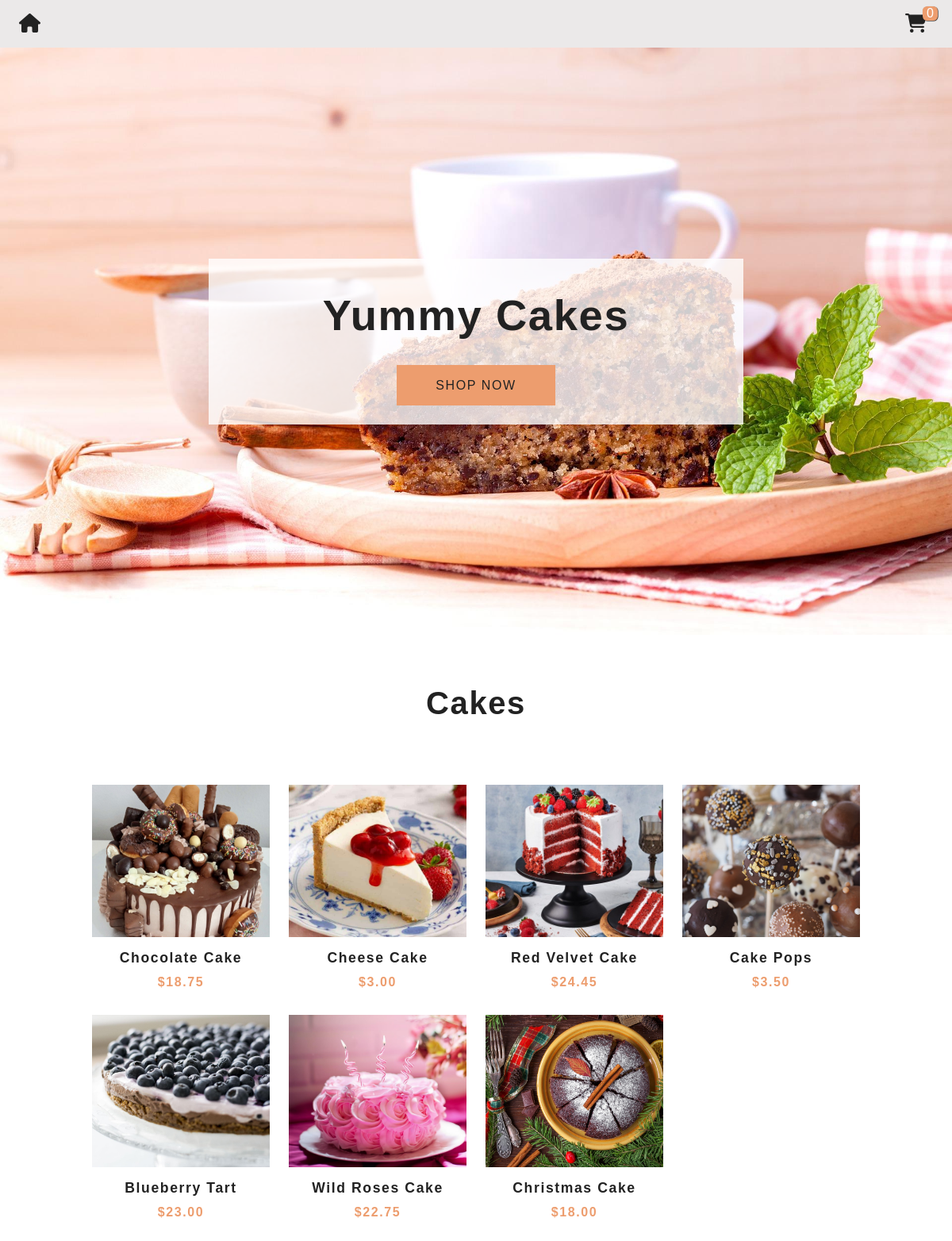
The page / on the database its author committed.
### tables this page shows
CREATE TABLE `cakes` (
  `id` int(5) NOT NULL,
  `type` varchar(100) NOT NULL,
  `img` varchar(100) NOT NULL,
  `price` float(6,2) NOT NULL,
  `quantity` int(20) NOT NULL
);

### private/class_database.php (called while the page is built, shortened)
<?php
class Database {
    static protected $database;
    static protected $table_name = "";
    static public function set_database($db){
        self::$database = $db;
    }
    static public function find_all(){
        $sql = "SELECT * FROM " . static::$table_name;
        $results_array = static::find_by_sql($sql);
        return $results_array;
    }
    static public function find_by_sql($sql){
        $results = self::$database->query($sql);
        if(!$results){
            echo "Database query falied!";
        }
        else{
            $object_array = [];
            while($record = $results -> fetch_assoc()){
                $object_array[] = static::instantiate($record);
            }
            return $object_array;
        }
    }
    static protected function instantiate($record){
        $obj = new static();
        foreach($record as $key => $value){
            if(property_exists($obj, $key)){
                $obj -> $key = $value;
            }
        }
        return $obj;
    }
}
?>

### public/index.php (the view, shortened to what this page needs)
<?php
    include './headfile.php' ?>
    <header class="start-section-container">
        <div class="start-section">
            <h1 class="start-section-title">Yummy Cakes</h1>
            <a href='#prod-section' class="start-section-btn">shop now</a>
        </div>
    </header>
    <section id="prod-section" class="products">
        <div class="section-title">
            <h2>Cakes</h2>
        </div>
        <div class="products-center">
        <?php
        $obj_array =  Product::find_all();
        foreach($obj_array as $cake){
            echo "<article class='product'>";
            echo "<div class='img-container'>";
            echo "<a href=buy_product.php?prod_id=".$cake->id."><img src='./images/".$cake->img."' alt='product' class='product-img'></a>";
            echo "</div>";
            echo "<h3>$cake->type</h3>";
            echo "<h4>$$cake->price</h4>";
            echo "</article>";
        }
        ?>
        </div>
    </section>
<?php include './footfile.php' ?>

### public/headfile.php (shortened to what this page needs)
<!DOCTYPE html>
<html lang="en">
<head>
    <link rel="stylesheet" href="style.css">
</head>
<body>
    <div id="container">
    <nav class="navbar">
        <div class="navbar-center">
            <span class="nav-icon">
                <a href="index.php"><i class="fas fa-home"></i></a>
            </span>
            <div class="cart-btn">
                <span class="nav-icon">
                    <a href="cart.php"><i class="fas fa-shopping-cart"></i></a>
                </span>
                <div class="cart-items">
                    <?php
                    $total_items = 0;
                    if(isset($_SESSION['basket'])){
                        foreach($_SESSION['basket'] as $value){
                            $total_items += $value;
                        }
                        echo $total_items;
                    }
                    else {
                        echo "0";
                    }
                    ?>
                </div>
            </div>
        </div>
    </nav>

### public/footfile.php
</div>
</body>
</html>

### public/style.css (style rules this page uses)
:root { --clr-primary: #ed9d6e; --clr-secondary: #f7c2b8; --clr-light: #fff; --clr-dark: #222; --clr-grey: rgb(74, 74, 74); --clr-nav: rgba(230, 228, 228, 0.8); --clr-cart-btn-1: #dc7d47; --clr-cart-btn-2: rgb(189, 103, 88); --clr-background: rgba(255, 255, 255, 0.8); --spacing-main: 0.1rem; --transition: all 0.3s linear; }
* { margin: 0; padding: 0; box-sizing: border-box; }
html { scroll-behavior: smooth; }
#container { font-family: 'Poppins', sans-serif; }
body { color: var(--clr-dark); background: var(--clr-light); }
.navbar { position: sticky; top: 0; height: 60px; width: 100%; display: flex; align-items: center; background: var(--clr-nav); z-index: 1; }
.navbar-center { width: 100%; display: flex; align-items: center; justify-content: space-between; gap: 2rem; padding: 0 1.5rem; }
.nav-icon { font-size: 1.5rem; cursor: pointer; }
.nav-icon a { color: var(--clr-dark) }
.cart-btn { position: relative; }
.cart-items { position: absolute; top: -8px; right: -6px; background: var(--clr-primary); padding: 0 5px; border-radius: 30%; color: var(--clr-light); box-shadow: 0.5px 0.5px 0.8px black; }
.start-section-container { min-height: calc(100vh - 60px); display: flex; align-items: center; justify-content: center; background: url("./images/homepage-background.jpg") center/cover no-repeat; }
.start-section { background-color: var(--clr-background); text-align: center; padding: 2.5rem 9rem; }
.start-section-title { font-size: 3.4rem; text-transform: capitalize; letter-spacing: var(--spacing-main); margin-bottom: 3rem; font-family: 'Poppins', sans-serif; }
.start-section-btn { text-decoration: none; padding: 1rem 3rem; text-transform: uppercase; letter-spacing: var(--spacing-main); font-size: 1rem; background: var(--clr-primary); color: var(--clr-dark); border: 1px solid var(--clr-primary); transition: var(--transition); cursor: pointer; }
.products { padding: 4rem 0; }
.section-title h2 { text-align: center; font-size: 2.5rem; margin-bottom: 5rem; text-transform: capitalize; letter-spacing: var(--spacing-main); }
.products-center { margin: 0 auto; max-width: 90vw; display: grid; grid-template-columns: repeat(auto-fit, 14rem); column-gap: 1.5rem; row-gap: 2rem; justify-content: center; }
.fa-shopping-cart { margin-right: 0.5rem; }
.product-img { display: block; width: 14rem; height: 12rem; object-fit: cover; transition: var(--transition); }
.product h3 { text-transform: capitalize; font-size: 1.1rem; margin-top: 1rem; letter-spacing: var(--spacing-main); text-align: center; }
.product h4 { margin-top: 0.7rem; letter-spacing: var(--spacing-main); color: var(--clr-primary); text-align: center; }

### rows shown on the page
cakes: img (picture), type "Chocolate Cake", price "18.75"
cakes: img (picture), type "Cheese Cake", price "3.00"
cakes: img (picture), type "Red Velvet Cake", price "24.45"
cakes: img (picture), type "Cake Pops", price "3.50"
cakes: img (picture), type "Blueberry Tart", price "23.00"
cakes: img (picture), type "Wild Roses Cake", price "22.75"
cakes: img (picture), type "Christmas Cake", price "18.00"
